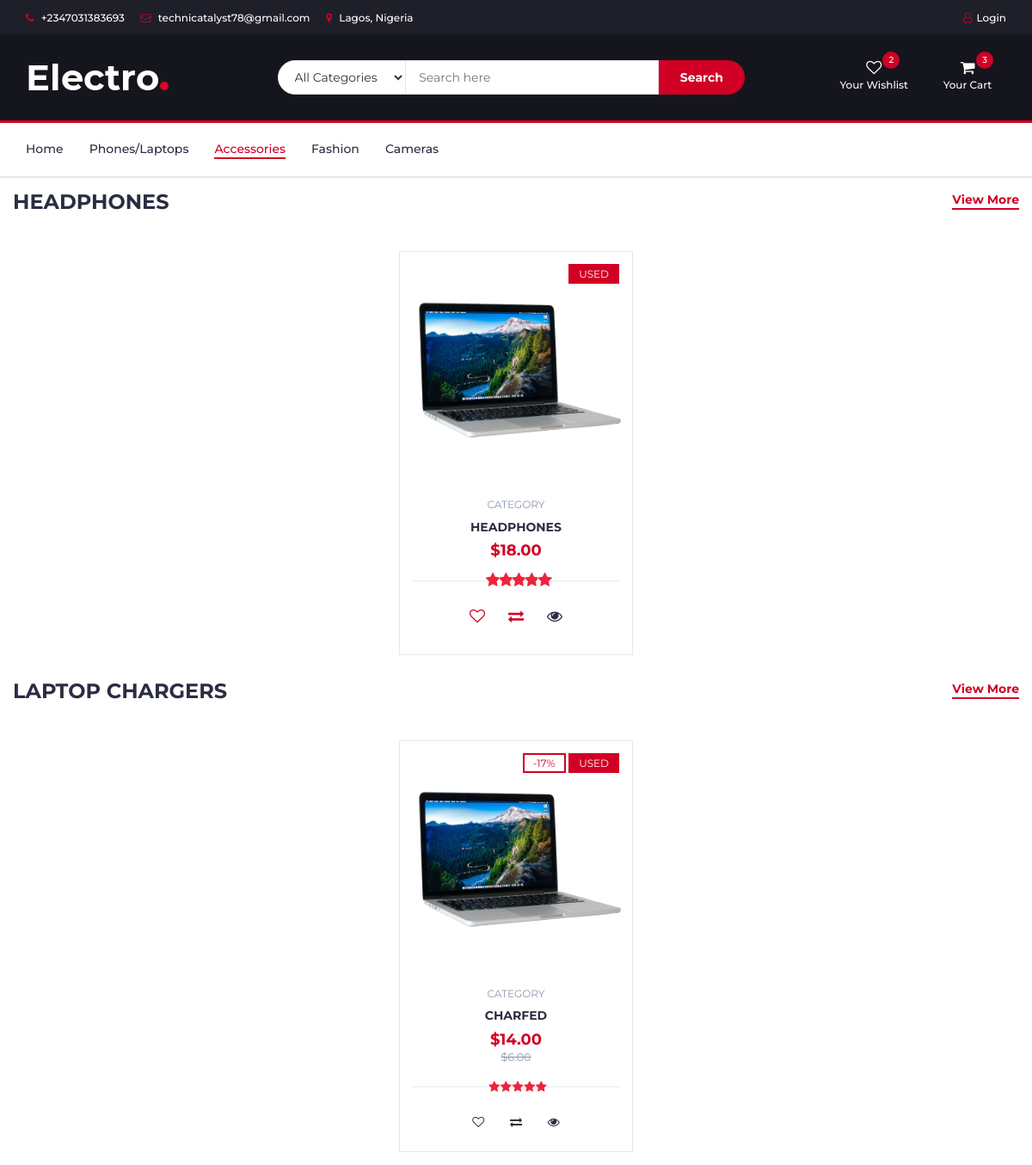
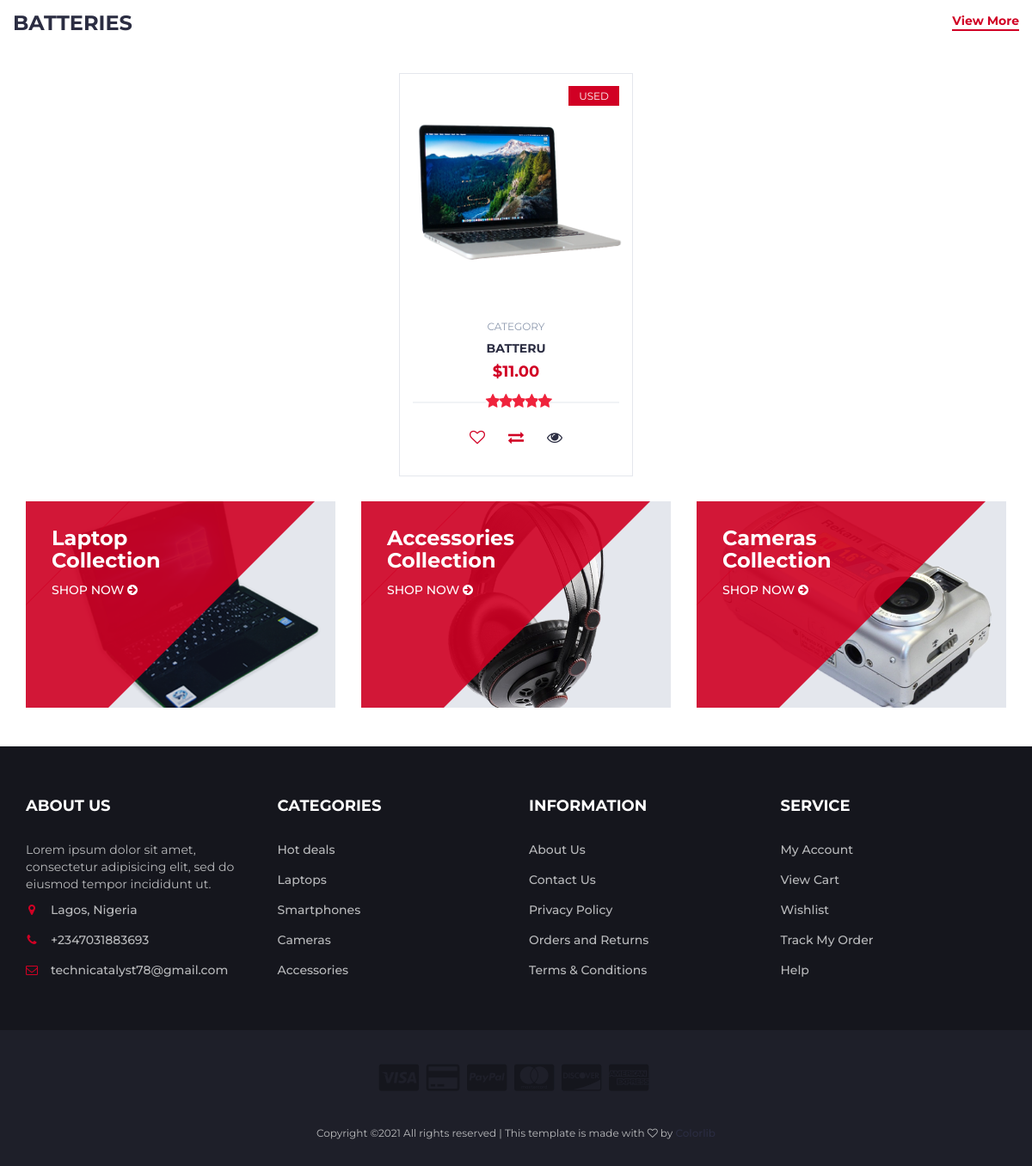
Screenshot of /accessories/ with the database file from the repository (2 pictures, top to bottom).
### app/models.py (models this page shows, shortened)
class Items(models.Model):
    class types(models.IntegerChoices):
        phones = 1
        laptops = 2
        batteries = 3
        chargers = 4
        headphones = 5
    name = models.CharField(max_length=50)
    category = models.IntegerField(choices=types.choices,default=1)
    price = models.PositiveIntegerField()
    discount = models.IntegerField(blank=True,null=True)
    original_price = models.FloatField(null=True,blank=True)
    new_device = models.BooleanField(default=False)
    class Meta:
        verbose_name_plural = 'Items'

### app/views.py (the view)
# urls.py: path('accessories/',accessories,name='accessories'),
def accessories(request):
    batteries = Items.objects.filter(category__in = '3')
    chargers = Items.objects.filter(category__in = '4')
    headphones = Items.objects.filter(category__in = '5')
    context = {'headphones':headphones,'chargers':chargers,'batteries':batteries}
    return render(request,'accessories.html',context)

### templates/accessories.html (shortened to what this page needs)
{% extends 'main.html' %}
{% block content %}
{% load static %}
		<nav id="navigation">
			<div class="container">
				<div id="responsive-nav">
					<ul class="main-nav nav navbar-nav">
						<li><a href="{% url 'index' %}">Home</a></li>
						<li><a href="{% url 'phones' %}">Phones/Laptops</a></li>
						<li class="active"><a href="{% url 'accessories' %}">Accessories</a></li>
						<li><a href="#">Fashion</a></li>
						<li><a href="#">Cameras</a></li>
					</ul>
				</div>
			</div>
		</nav>
					<div class="col-md-12">
						<div class="section-title">
							<h3 class="title">Headphones</h3>
							<div class="section-nav">
                            <ul class="section-tab-nav tab-nav">
									<li class="active"><a data-toggle="tab" href="#tab1">View More</a></li>
								</ul>
							</div>
						</div>
					</div>
					<div class="col-md-12">
						<div class="row">
							<div class="products-tabs">
								<div id="tab1" class="tab-pane active">
									<div class="products-slick" data-nav="#slick-nav-1">
										{% for item in headphones %}
										<div class="product">
											<div class="product-img">
												<img src="{% static './img/product01.png' %}" alt="">
												<div class="product-label">
													{% if item.new_device == True %}
                                                    <span class="new">NEW</span>
                                                    {% elif item.new_device == False%}
                                                    <span class="new">USED</span>
                                                    {% endif %}
												</div>
											</div>
											<div class="product-body">
												<p class="product-category">Category</p>
												<h3 class="product-name"><a href="#">{{item.name}}</a></h3>
												<h4 class="product-price">${{item.price|floatformat:2}} <br>
												<div class="product-rating">
													<i class="fa fa-star"></i>
													<i class="fa fa-star"></i>
													<i class="fa fa-star"></i>
													<i class="fa fa-star"></i>
													<i class="fa fa-star"></i>
												</div>
												<div class="product-btns">
													<button class="add-to-wishlist"><i class="fa fa-heart-o"></i><span class="tooltipp">add to wishlist</span></button>
													<button class="add-to-compare"><i class="fa fa-exchange"></i><span class="tooltipp">add to compare</span></button>
													<button class="quick-view">
                                                    <a href="{% url 'detail' item.id %}">
                                                    <i class="fa fa-eye"></i><span class="tooltipp">quick view</span></a></button>
												</div>
											</div>
											<div class="add-to-cart">
												<button class="add-to-cart-btn"> add to cart</button>
											</div>
										</div>
                                        {% endfor %}
									</div>
								</div>
							</div>
						</div>
					</div>
					<div class="col-md-12">
						<div class="section-title">
							<h3 class="title">Laptop Chargers</h3>
							<div class="section-nav">
                            <ul class="section-tab-nav tab-nav">
									<li class="active"><a data-toggle="tab" href="#tab1">View More</a></li>
								</ul>
							</div>
						</div>
					</div>
					<div class="col-md-12">
						<div class="row">
							<div class="products-tabs">
								<div id="tab1" class="tab-pane active">
									<div class="products-slick" data-nav="#slick-nav-1">
										{% for item in chargers %}
										<div class="product">
											<div class="product-img">
												<img src="{% static './img/product01.png' %}" alt="">
												<div class="product-label">
                                                    {% if item.discount == None %}
                                                    {% else %}
                                                    <span class="sale">-{{item.discount}}%</span>
                                                    {% endif %}
													{% if item.new_device == True %}
                                                    <span class="new">NEW</span>
                                                    {% elif item.new_device == False%}
                                                    <span class="new">USED</span>
                                                    {% endif %}
												</div>
											</div>
											<div class="product-body">
												<p class="product-category">Category</p>
												<h3 class="product-name"><a href="#">{{item.name}}</a></h3>
												<h4 class="product-price">${{item.price|floatformat:2}} <br>
												{% if item.original_price == None %}
												{% else %}
												<del class="product-old-price">${{item.original_price|floatformat:2}}</del></h4>
												{% endif %}
												<div class="product-rating">
													<i class="fa fa-star"></i>
													<i class="fa fa-star"></i>
													<i class="fa fa-star"></i>
													<i class="fa fa-star"></i>
													<i class="fa fa-star"></i>
												</div>
												<div class="product-btns">
													<button class="add-to-wishlist"><i class="fa fa-heart-o"></i><span class="tooltipp">add to wishlist</span></button>
													<button class="add-to-compare"><i class="fa fa-exchange"></i><span class="tooltipp">add to compare</span></button>
													<button class="quick-view">
                                                    <a href="{% url 'detail' item.id %}">
                                                    <i class="fa fa-eye"></i><span class="tooltipp">quick view</span></a></button>
												</div>
											</div>
											<div class="add-to-cart">
												<button class="add-to-cart-btn"> add to cart</button>
											</div>
										</div>
                                        {% endfor %}
									</div>
								</div>
							</div>
						</div>
					</div>
					<div class="col-md-12">
						<div class="section-title">
							<h3 class="title">Batteries</h3>
							<div class="section-nav">
                            <ul class="section-tab-nav tab-nav">
									<li class="active"><a data-toggle="tab" href="#tab1">View More</a></li>
								</ul>
							</div>
						</div>
					</div>
					<div class="col-md-12">
						<div class="row">
							<div class="products-tabs">
								<div id="tab1" class="tab-pane active">
									<div class="products-slick" data-nav="#slick-nav-1">
										{% for item in batteries %}
										<div class="product">
											<div class="product-img">
												<img src="{% static './img/product01.png' %}" alt="">
												<div class="product-label">
													{% if item.new_device == True %}
                                                    <span class="new">NEW</span>
                                                    {% elif item.new_device == False%}
                                                    <span class="new">USED</span>
                                                    {% endif %}
												</div>
											</div>
											<div class="product-body">
												<p class="product-category">Category</p>
												<h3 class="product-name"><a href="#">{{item.name}}</a></h3>
												<h4 class="product-price">${{item.price|floatformat:2}} <br>
												<div class="product-rating">
													<i class="fa fa-star"></i>
													<i class="fa fa-star"></i>
													<i class="fa fa-star"></i>
													<i class="fa fa-star"></i>
													<i class="fa fa-star"></i>
												</div>
												<div class="product-btns">
													<button class="add-to-wishlist"><i class="fa fa-heart-o"></i><span class="tooltipp">add to wishlist</span></button>
													<button class="add-to-compare"><i class="fa fa-exchange"></i><span class="tooltipp">add to compare</span></button>
													<button class="quick-view">
                                                    <a href="{% url 'detail' item.id %}">
                                                    <i class="fa fa-eye"></i><span class="tooltipp">quick view</span></a></button>
												</div>
											</div>
											<div class="add-to-cart">
												<button class="add-to-cart-btn"> add to cart</button>
											</div>
										</div>
                                        {% endfor %}
									</div>
								</div>
							</div>
						</div>
					</div>
		<div class="section">
			<div class="container">
				<div class="row">
					<div class="col-md-4 col-xs-6">
						<div class="shop">
							<div class="shop-img">
								<img src="{% static './img/shop01.png' %}" alt="">
							</div>
							<div class="shop-body">
								<h3>Laptop<br>Collection</h3>
								<a href="#" class="cta-btn">Shop now <i class="fa fa-arrow-circle-right"></i></a>
							</div>
						</div>
					</div>
					<div class="col-md-4 col-xs-6">
						<div class="shop">
							<div class="shop-img">
								<img src="{% static './img/shop03.png' %}" alt="">
							</div>
							<div class="shop-body">
								<h3>Accessories<br>Collection</h3>
								<a href="#" class="cta-btn">Shop now <i class="fa fa-arrow-circle-right"></i></a>
							</div>
						</div>
					</div>
					<div class="col-md-4 col-xs-6">
						<div class="shop">
							<div class="shop-img">
								<img src="{% static './img/shop02.png' %}" alt="">
							</div>
							<div class="shop-body">
								<h3>Cameras<br>Collection</h3>
								<a href="#" class="cta-btn">Shop now <i class="fa fa-arrow-circle-right"></i></a>
							</div>
						</div>
					</div>
				</div>
			</div>
		</div>
{% endblock content %}

### rows the page displays
Items: new_device "USED", name "HEADPHONES", price "18.00"
Items: discount "17", new_device "USED", name "CHARFED", price "14.00", original_price "6.00"
Items: new_device "USED", name "BATTERU", price "11.00"
